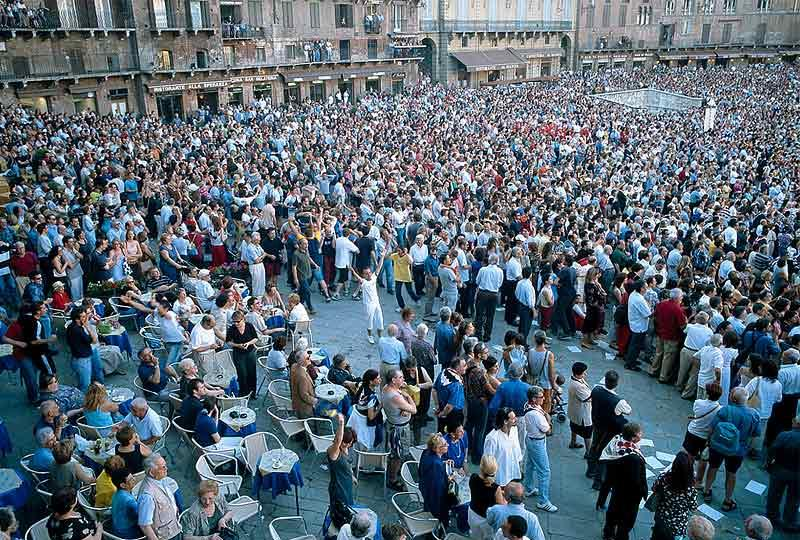
%> input picture GenerateFeatures/cc_using_nis/weibull/pic.jpg, 800 x 540 px
$ octave demoFilter.m   (GNU Octave 9; MATLAB toolbox functions it lacks are replaced by stand-ins)
%> lines starting %> are read from the running program, lines starting %| are printed output that depends on the picture; long printed decimals are rounded
### GenerateFeatures/cc_using_nis/weibull/gaussianFilter.m
% Gaussian derivative calculation in given direction and sigma.
% As inputs the following variables have to be transferred:
% data      : 2-dimensional matrix with gray-scale image,
%             can be obtained as
%             data = im2double(rgb2gray(imread(image_file_name)));
% direction : direction of Gaussian derivative, acceptable values
%             are 'x', 'y' and 'grad' for gradient calculation.
% sigma     : value of standard deviation of Gaussian filter
% Example of use:
% gaussDerivativeOfData = gaussianFilter(data, 'x', 3)

function gaussDerivative = gaussianFilter(data, direction, sigma)

x = [-4*sigma:4*sigma];
G = exp(-x.^2/(2*sigma^2))/(sigma*sqrt(2*pi));
dG = -x.*exp(-x.^2/(2*sigma^2))/((sigma^3)*sqrt(2*pi));

switch (direction)
    case 'x'
        % take gaussian derivative in x direction
        gaussDerivative = conv2(data, dG, 'same');
        % smooth image in y direction
        gaussDerivative = conv2(gaussDerivative, G', 'same');

    case 'y'
        % take gaussian derivative in y direction
        gaussDerivative = conv2(data, dG', 'same');
        % smooth image in x direction
        gaussDerivative = conv2(gaussDerivative, G, 'same');
    case 'grad'
        % take gaussian derivative in x direction
        gaussDerivativeX = conv2(data, dG, 'same');
        % smooth image in y direction
        gaussDerivativeX = conv2(gaussDerivativeX, G', 'same');

        % take gaussian derivative in y direction
        gaussDerivativeY = conv2(data, dG', 'same');
        % smooth image in x direction
        gaussDerivativeY = conv2(gaussDerivativeY, G, 'same');

        gaussDerivative = sqrt(gaussDerivativeX .* gaussDerivativeX + ...
                               gaussDerivativeY .* gaussDerivativeY);

    otherwise
        fprintf('Error: direction of Gaussian filter should be x y or grad');
        gaussDerivative = 0;
end

### GenerateFeatures/cc_using_nis/weibull/integWeibullMle.m
% Maximum likelihood estimation of parameters for Weibull data.
% Function fits a integrated Weibull distribution to a Gaussian derivative
% response in x or y direction with sigma equals 3 of gray-scale image or patch of image.
% Scale and shape parameters are fitted with the maximum likelihood framework,
% and location parameter is approximated with median value of data
% As inputs the following variables have to be transferred:
% data        : 2-dimensional matrix with gray-scale image,
%               can be obtained as
%               data = im2double(rgb2gray(imread(image_file_name)));
% direction:  : direction of Gaussian derivative, acceptable values
%               are 'x' and 'y'.
% useHist     : boolean variable to set of using histogram of input
%               data for MLE of parameters or raw data. Possible values
%               are 0 - raw data; 1 - histogram of data. In histogram case
%               number of bins equal to 1001.
% doPlot      : boolean variable to visualize the results
% Return values are scale, shape and location parametes of fitted
% integrated Weibull distribution.
% Example of use:
% [scale shape location] = weibullMle(data, 'x', 1, 1);
function [scale shape location] = integWeibullMle(im, direction, useHist, doPlot)

sigma = 3; % sigma value for Gaussian derivative
gaussDerivative = gaussianFilter(im, direction, sigma);
data = gaussDerivative(:)';
location = median(data);
data = data - location;

if (useHist)
    %   build histogram for increasing calculation speed
    nBins = 1001; % number of bins in histogram
    [ax h] = createHist(data, nBins);
    [scale shape] = integWeibullMleHist(ax, h);
else
    [scale shape] = integWeibullMleRaw(data);
end

% plotting *******************************************
if (doPlot)
    % build histogram if it doesn't exist yet
    figure;
    % build histogram for visualization, here number of bins is
    % independent on nBins

    numBins = 1000;
    delta = (max(data) - min(data))/numBins;
    range = (min(data) : delta : max(data));
    visualizationHist = hist(data, range); % now we allow zero bins in histogram
    % histogram normalization
    visualizationHist = visualizationHist./sum(visualizationHist.*delta);

    % calculate pdf with estimated parameters
    weibullPdf = integWeibullPdf(scale, shape, range);

    subplot(2,2,[1 2])
    colormap(gray);
    imagesc(im);
    title('Input image');

    subplot(2,2,3)
    colormap(gray);
    imagesc(gaussDerivative);
    title('Gaussian derivative of input image');

    subplot(2,2,4)
    plot(range, visualizationHist, 'r', range, weibullPdf, 'k')
    title('Normalized histogram (red) and PDF with estimated params (black)');
end
% plotting *******************************************

function [ax h] = createHist(data, hBins)

iBin = [1:hBins];
h = hist(data, hBins);
% value of the difference between bins
delta = (max(data) - min(data))/(hBins);
ax = ((min(data) + iBin.*delta) + (min(data) + (iBin-1).*delta))/2;

%skip all values, which are not presented in histogram
ind = find(h);
h = h(ind);
ax = ax(ind);

### GenerateFeatures/cc_using_nis/weibull/integWeibullMleHist.m
% Maximum likelihood estimation of Weibull parameters for histogram of data.
% Function fits to integrated Weibull distribution positive data.
% To evaluate shape parameter the following equation is solved using
% Newton-Raphson method:
% 1 + (1/shape)*log(shape) + (1/shape)*diGamma(1/shape) -
% - (1/shape)* sum( |x_i^shape/sum(x_i^shape)|*
%   log(|n*x_i^shape/sum(x_i^shape)|) ) = 0,
% where n is size of input data.
% Scale parameter is equal:
% (sum(x_i^shape)/n)^(1/shape).
function [scale shape] = integWeibullMleHist(ax, h)

eps = 0.01; % precision of Newton-Raphson method's solution
shape = 0.01; %initial value of gamma parameter
h = h./sum(h);

shape_next = shape - integWeibullNewtonHist(shape, ax, h);
nIteration = 0; % number of iterations
while abs(shape_next - shape) > eps
    % Terminating conditions when not converging
    if (isnan(shape_next) || isinf(shape_next) || shape_next > 20 || nIteration > 30)
        break;
    end
    if (shape_next <= 0)
        shape_next = 0.000001;
        break;
    end

    shape = shape_next;
    shape_next = shape - integWeibullNewtonHist(shape, ax, h);

    nIteration = nIteration + 1;
end
shape = shape_next;
scale = abs((sum(abs(ax.^shape).*h))^(1/shape));

function out = integWeibullNewtonHist(g, x, h)
% g: current value of shape parameter
% x: mean points on histograms axis
% h: histogram values
format long;

x_g = abs(x.^g);
sum_x_g = sum(x_g.*h);
x_i = abs((x_g)./sum_x_g);
ln_x_i = log(x_i);

lambda = x_g.*(log(abs(x)).*sum_x_g - sum(h.*x_g.*log(abs(x))))./(sum_x_g^2);

f = 1 + (log(g))/(g) + (1/(g))*psi(1/g) - (1/g)*sum(x_i.*ln_x_i.*h);
f_prime = 1/(g^2)*(1 - log(g) - psi(1/g) - psi(1, (1/g))*(1/g) + sum((x_i.*ln_x_i).*h)) - (1/g)*(sum(lambda.*(1 + ln_x_i).*h));

out = f./f_prime;

### GenerateFeatures/cc_using_nis/weibull/integWeibullPdf.m
% Weibull probability density function for given scale and shape parameters
% calculated for points.

function weibulPdf = intWeibullPdf(scale, shape, points)

weibulPdf = (shape/(2*(shape^(1/shape))*scale*gamma(1/shape))).* ...
            exp(- (1/shape)*(abs(points./scale).^shape));

### GenerateFeatures/cc_using_nis/weibull/integWeibullMleRaw.m
% Maximum likelihood estimation of Weibull parameters for raw data.
% Function fits to integrated Weibull distribution positive data.
% To evaluate shape parameter the following equation is solved using
% Newton-Raphson method:
% 1 + (1/shape)*log(shape) + (1/shape)*diGamma(1/shape) -
% - (1/shape)* sum( |x_i^shape/sum(x_i^shape)|*
%   log(|n*x_i^shape/sum(x_i^shape)|) ) = 0,
% where n is size of input data.
% Scale parameter is equal:
% (sum(x_i^shape)/n)^(1/shape).
function [scale shape] = integWeibullMle(data)

data = data + 0.00001; %replace 0 with small number

n = size(data, 2);
eps = 0.01; % precision of Newton-Raphson method's solution
shape = 0.01; %initial value of gamma parameter

shape_next = shape - integWeibullNewton(shape, data, n);
nIteration = 1; % number of iterations
while abs(shape_next - shape) > eps
    if (isnan(shape_next) || isinf(shape_next) || shape_next > 20 || nIteration > 25)
        break;
    end
    if (shape_next <= 0)
        shape_next = 0.000001;
        break;
    end
    shape = shape_next;
    shape_next = shape - integWeibullNewton(shape, data, n);
    nIteration = nIteration +1;
end

shape = shape_next;
scale = abs((sum(abs(data.^shape)/n))^(1/shape));

function out = integWeibullNewton(g, x, n)
% g: current value of shape parameter
% x: input data
% n: size of input data
format long;

x_g = abs(x.^g);
sum_x_g = sum(x_g);
x_i = abs((x_g)./sum_x_g);
ln_x_i = log(n*x_i);

lambda = x_g.*(log(abs(x)).*sum_x_g - sum(x_g.*log(abs(x))))./(sum_x_g^2);
f = 1 + (log(g))/(g) + (1/(g))*psi(1/g) - (1/(g))*sum(x_i.*ln_x_i);
f_prime = 1/(g^2)*(1 - log(g) - psi(1/g) - psi(1, (1/g))*(1/g) + sum(x_i.*ln_x_i)) - (1/g)*(sum(lambda.*(1 + ln_x_i)));

out = f./f_prime;

### GenerateFeatures/cc_using_nis/weibull/demoFilter.m
im =  im2double(rgb2gray (imread('pic.jpg')));
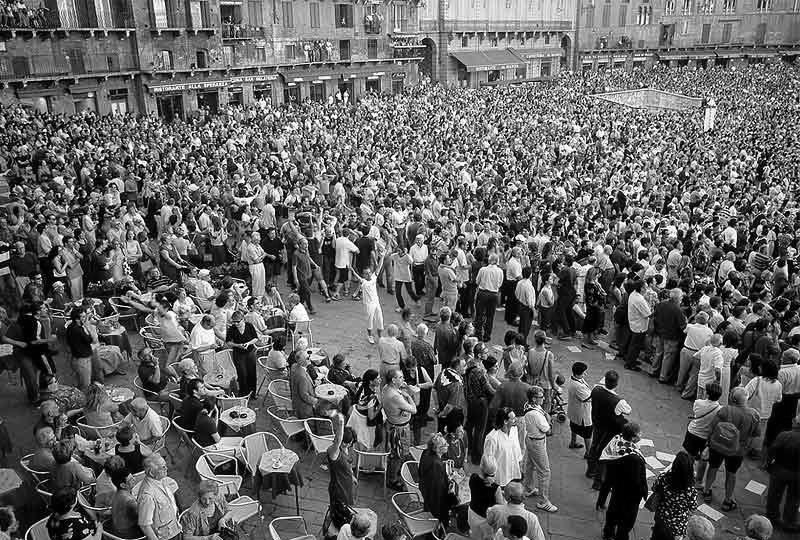
%> im: size 540x800 double; min 0, max 1, mean 0.394

fprintf('Estimated parameters of integrated Weibull distribution:\n');
[scaleHist shapeHist locationHist] = integWeibullMle(im, 'x', 1, 1); % for histogram
%> in gaussianFilter, `gaussDerivative = conv2(data, dG, 'same');`:
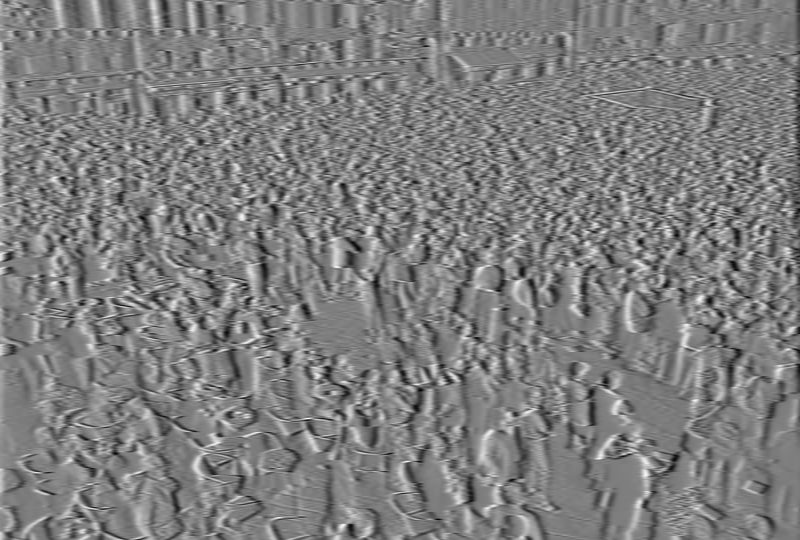
%> gaussDerivative: size 540x800 double; min -0.117, max 0.118, mean 1.57e-05; drawn with min black and max white
%> in gaussianFilter, `gaussDerivative = conv2(gaussDerivative, G', 'same');`:
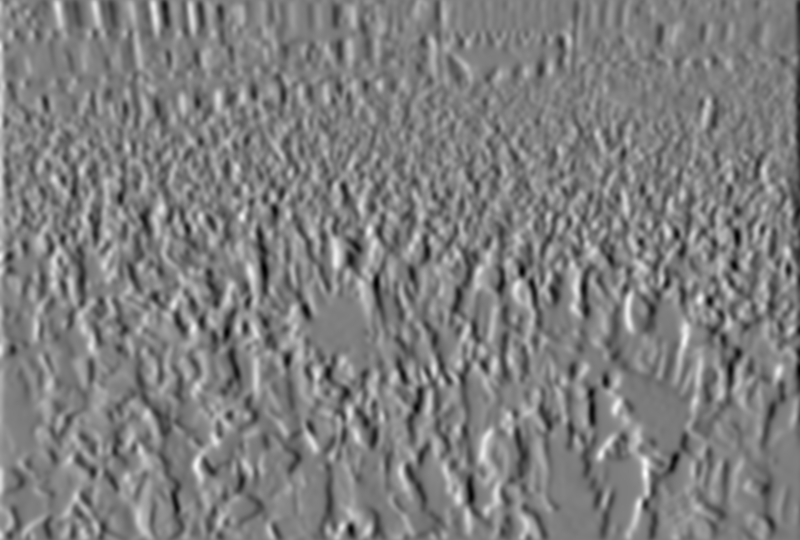
%> gaussDerivative: size 540x800 double; min -0.0907, max 0.0911, mean 1.62e-05; drawn with min black and max white
%> in integWeibullMle, `location = median(data);`: location = 2.4e-05
%> in createHist, `h = hist(data, hBins);`: h = 1001 values, max 2720 at index 498, min 0 at index 2, mean 431.6
%> in createHist, `delta = (max(data) - min(data))/(hBins);`: delta = 0.000182
%> in createHist, `ax = ((min(data) + iBin.*delta) + (min(data) + (iBin-1).*delta))/2;`: ax = 1001 values from -0.0907 to 0.091
%> in createHist, `ind = find(h);`: ind = 955 values from 1 to 1001
%> in createHist, `h = h(ind);`: h = 955 values, max 2720 at index 490, min 1 at index 3, mean 452.4
%> in createHist, `ax = ax(ind);`: ax = 955 values from -0.0907 to 0.091
%> in integWeibullMleHist, `h = h./sum(h);`: h = 955 values, max 0.0063 at index 490, min 2.31e-06 at index 3, mean 0.00105
%> in integWeibullNewtonHist, `x_g = abs(x.^g);`: x_g = 955 values, max 0.976 at index 955, min 0.869 at index 492, mean 0.966
%> in integWeibullNewtonHist, `sum_x_g = sum(x_g.*h);`: sum_x_g = 0.953
%> in integWeibullNewtonHist, `x_i = abs((x_g)./sum_x_g);`: x_i = 955 values, max 1.02 at index 955, min 0.912 at index 492, mean 1.01
%> in integWeibullNewtonHist, `ln_x_i = log(x_i);`: ln_x_i = 955 values, max 0.0242 at index 955, min -0.0926 at index 492, mean 0.0137
%> in integWeibullNewtonHist, `lambda = x_g.*(log(abs(x)).*sum_x_g - sum(h.*x_g.*log(abs(x))))./(sum_..`: lambda = 955 values, max 2.47 at index 955, min -8.45 at index 492, mean 1.39
%> in integWeibullNewtonHist, `f = 1 + (log(g))/(g) + (1/(g))*psi(1/g) - (1/g)*sum(x_i.*ln_x_i.*h);`: f = 0.49
%> in integWeibullNewtonHist, `f_prime = 1/(g^2)*(1 - log(g) - psi(1/g) - psi(1, (1/g))*(1/g) + sum((..`: f_prime = -1.02
%> in integWeibullNewtonHist, `out = f./f_prime;`: out = -0.479
%> in integWeibullMleHist, `shape_next = shape - integWeibullNewtonHist(shape, ax, h);`: shape_next = 0.489
%> the loop in integWeibullMleHist, `while abs(shape_next - shape) > eps` made 4 passes
%> (shape, sum_x_g in integWeibullNewtonHist, f in integWeibullNewtonHist, f_prime in integWeibullNewtonHist, out in integWeibullNewtonHist, shape_next) on passes 1 to 4: (0.489, 0.111, 0.195, -0.418, -0.466, 0.955), (0.955, 0.0169, 0.0418, -0.256, -0.163, 1.12), (1.12, 0.00907, 0.00308, -0.22, -0.014, 1.13), (1.13, 0.0086, 1.98e-05, -0.217, -9.1e-05, 1.13)
%> in integWeibullMleHist, `scale = abs((sum(abs(ax.^shape).*h))^(1/shape));`: scale = 0.015
%> in integWeibullMle, `[scale shape] = integWeibullMleHist(ax, h);`: shape = 1.13
%> in integWeibullMle, `delta = (max(data) - min(data))/numBins;`: delta = 0.000182
%> in integWeibullMle, `range = (min(data) : delta : max(data));`: range = 1001 values from -0.0908 to 0.0911
%> in integWeibullMle, `visualizationHist = hist(data, range);`: visualizationHist = 1001 values, max 2726 at index 498, min 0 at index 2, mean 431.6
%> in integWeibullMle, `visualizationHist = visualizationHist./sum(visualizationHist.*delta);`: visualizationHist = 1001 values, max 34.7 at index 498, min 0 at index 2, mean 5.49
%> in intWeibullPdf, `weibulPdf = (shape/(2*(shape^(1/shape))*scale*gamma(1/shape))).* exp(-..`: weibulPdf = 1001 values, max 31.27 at index 500, min 0.0342 at index 1001, mean 5.49
%> in integWeibullMle, `weibullPdf = integWeibullPdf(scale, shape, range);`: weibullPdf has the same summary as weibulPdf in intWeibullPdf
%> scaleHist = 0.015; shapeHist = 1.13; locationHist = 2.4e-05
fprintf('scale = %g, shape = %g, location = %g for histogram of data\n', scaleHist, shapeHist, locationHist);
%| scale = 0.01498, shape = 1.132, location = 2.3954e-05 for histogram of data
[scale shape location] = integWeibullMle(im, 'x', 0, 1); % for raw data
%> call 2 of integWeibullMle, with direction = 'x', useHist = 0, doPlot = 1
%> in integWeibullNewton, `sum_x_g = sum(x_g);`: sum_x_g = 411762
%> in integWeibullNewton, `f = 1 + (log(g))/(g) + (1/(g))*psi(1/g) - (1/(g))*sum(x_i.*ln_x_i);`: f = 0.491
%> in integWeibullNewton, `f_prime = 1/(g^2)*(1 - log(g) - psi(1/g) - psi(1, (1/g))*(1/g) + sum(x..`: f_prime = -0.878
%> in integWeibullNewton, `out = f./f_prime;`: out = -0.559
%> in integWeibullMle, `shape_next = shape - integWeibullNewton(shape, data, n);`: shape_next = 0.569
%> the loop in integWeibullMle, `while abs(shape_next - shape) > eps` made 3 passes
%> (shape, sum_x_g in integWeibullNewton, f in integWeibullNewton, f_prime in integWeibullNewton, out in integWeibullNewton, shape_next) on passes 1 to 3: (0.569, 34439.3, 0.164, -0.39, -0.421, 0.99), (0.99, 6392.8, 0.033, -0.249, -0.133, 1.12), (1.12, 3843.7, 0.00202, -0.219, -0.0092, 1.13)
%> in integWeibullMle, `shape = shape_next;`: shape = 1.13
%> in integWeibullMle (call 2), `[scale shape] = integWeibullMleRaw(data);`:
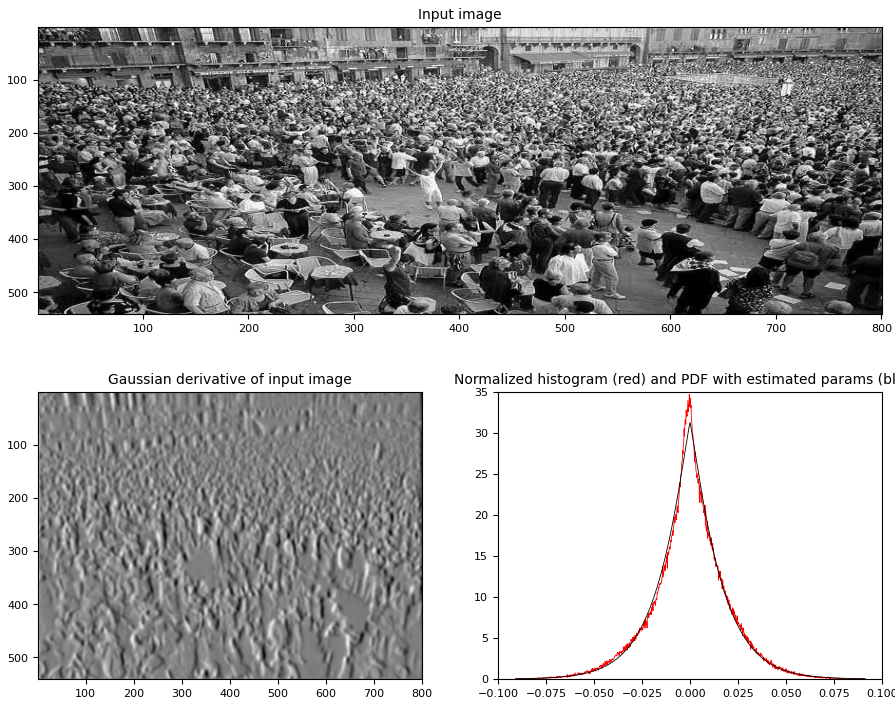
%> figure redrawn from the program's plot data, 3 panels
%> in integWeibullMle (call 2), `visualizationHist = hist(data, range);`: visualizationHist = 1001 values, max 2726 at index 498, min 0 at index 2, mean 431.6
%> in integWeibullMle (call 2), `visualizationHist = visualizationHist./sum(visualizationHist.*delta);`: visualizationHist = 1001 values, max 34.7 at index 498, min 0 at index 2, mean 5.49
%> scale = 0.015; shape = 1.13; location = 2.4e-05
fprintf('scale = %g, shape = %g, location = %g for raw data\n', scale, shape, location);
%| scale = 0.01498, shape = 1.132, location = 2.3954e-05 for raw data
